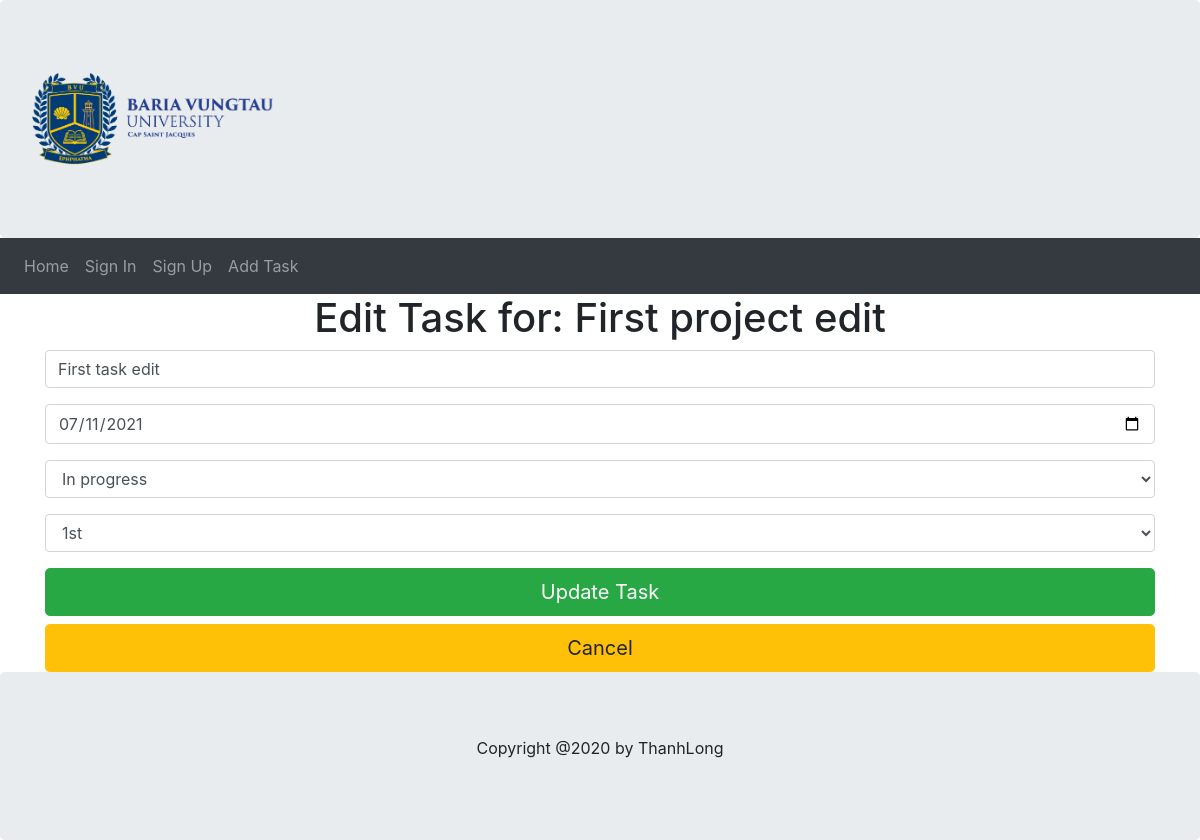
/editTask/1, run on the app's committed database.
### models.py (models this page shows, shortened)
class Project(db.Model):
    __searchable__ = ['name']
    project_id = db.Column(db.Integer, Sequence('project_id_seq'), primary_key=True)
    name = db.Column(db.String(255), nullable=False)
    desc = db.Column(db.String(255), nullable=True)
    deadline = db.Column(db.DateTime ,nullable=False, default=datetime.utcnow())
    user_id = db.Column(db.Integer, ForeignKey('user.user_id'))
    user = db.relationship('User', back_populates = 'project')
    status_id = db.Column(db.Integer, ForeignKey('status.status_id'))
    status = db.relationship('Status', back_populates = 'project')
    tasks = db.relationship('Task', back_populates = 'project')

class Task(db.Model):
    task_id = db.Column(db.Integer, Sequence('task_id_seq'), primary_key=True, autoincrement=True)
    description = db.Column(db.String(255), nullable=False)
    deadline = db.Column(db.DateTime, nullable=False, default=datetime.utcnow)
    priority_id = db.Column(db.Integer, ForeignKey('priority.priority_id'))
    priority = relationship('Priority', back_populates='tasks')
    status_id = db.Column(db.Integer, ForeignKey('status.status_id'))
    status = relationship('Status', back_populates='tasks')
    project_id = db.Column(db.Integer, ForeignKey('project.project_id'))
    project = relationship('Project', back_populates='tasks')

### main.py (the view, shortened to what this page needs)
@app.route('/editTask/<int:id>', methods=['GET','POST'])
def editTask(id):
    statuses = models.Status.query.all()
    task = db.session.query(models.Task).filter_by(task_id = id).first()
    priorities = models.Priority.query.all()
    project = db.session.query(models.Project).filter_by(project_id = task.project_id).first()
    return render_template('addtask.html', priorities = priorities, task = task, project=project, statuses=statuses)

### templates/addtask.html (shortened to what this page needs)
{% extends "base.html" %}
{% block content %}
 <div class="container">
       <div class="jumpotron text-center">
           {% if task %}
           <h1>Edit Task for: {{project.name}}</h1>
           {% else %}
           <h1>Add Task for: {{project.name}}</h1>
           {% endif %}
           <form action="" method="post">
               <div class="form-group">
                   {% if form %}
                       {{form.inputTask.label(class="sr-only")}}
                       {{form.inputTask(class="form-control", placeholder="Task name")}}
                   {% else %}
                        <input type="text" class="form-control" placeholder="Task name" name="description" value="{{task.description}}">
                   {% endif %}
               </div>
                <div class="form-group">
                    {% if form %}
                        {{ form.inputTaskDeadline.label(class="sr-only") }}
                        {{ form.inputTaskDeadline(class="form-control") }}
                            {% if form.inputTaskDeadline.errors %}
                                {% for error in form.inputTaskDeadline.errors %}
                                <div class="alert alert-danger">
                                    <strong>Error:</strong> [{{ error }}]
                                </div>
                                {% endfor %}
                            {% endif %}
                    {% else %}
                        <input type="date" name="deadline" value="{{task.deadline.date()}}" class="form-control">
                    {% endif %}
                </div>
           {% if task and statuses %}
            <div class="form-group">
               <select name="status" id="status" class="form-control">
                   {% for status in statuses %}
                    {% if task.status_id == status.status_id %}
                        <option value="{{status.status_id}}" selected="selected">{{status.desc}}</option>
                   {% else %}
                        <option value="{{status.status_id}}" >{{status.desc}}</option>
                   {% endif %}
                   {% endfor %}
               </select>
            </div>
           {% endif %}
                {% if priorities %}
               <select name="priority" class="form-control" id="priority">
                   {% for priority in priorities %}
                        {% if task and task.priority_id == priority.priority_id %}
                        <option value="{{priority.priority_id}}" selected="selected">{{priority.description}}</option>
                        {% else %}
                        <option value="{{priority.priority_id}}">{{priority.description}}</option>
                        {% endif %}
                   {% endfor %}
               </select>
               {% endif %}
               {% if not task %}
                    {{ form.submit(class="btn btn-lg btn-success btn-block")}}
               {% else %}
                    <input type="submit" class="btn btn-lg btn-success btn-block" value="Update Task">
               {% endif %}
               <a class="btn-warning btn-block btn btn-lg" href="{{url_for('userHome')}}">Cancel</a>
            </form>
       </div>
   </div>
{% endblock %}

### data on the page
Project: name "First project edit"
Task: description "First task edit", deadline "07/11/2021"

### other printed values
form field status "In progress"
form field priority "1st"
